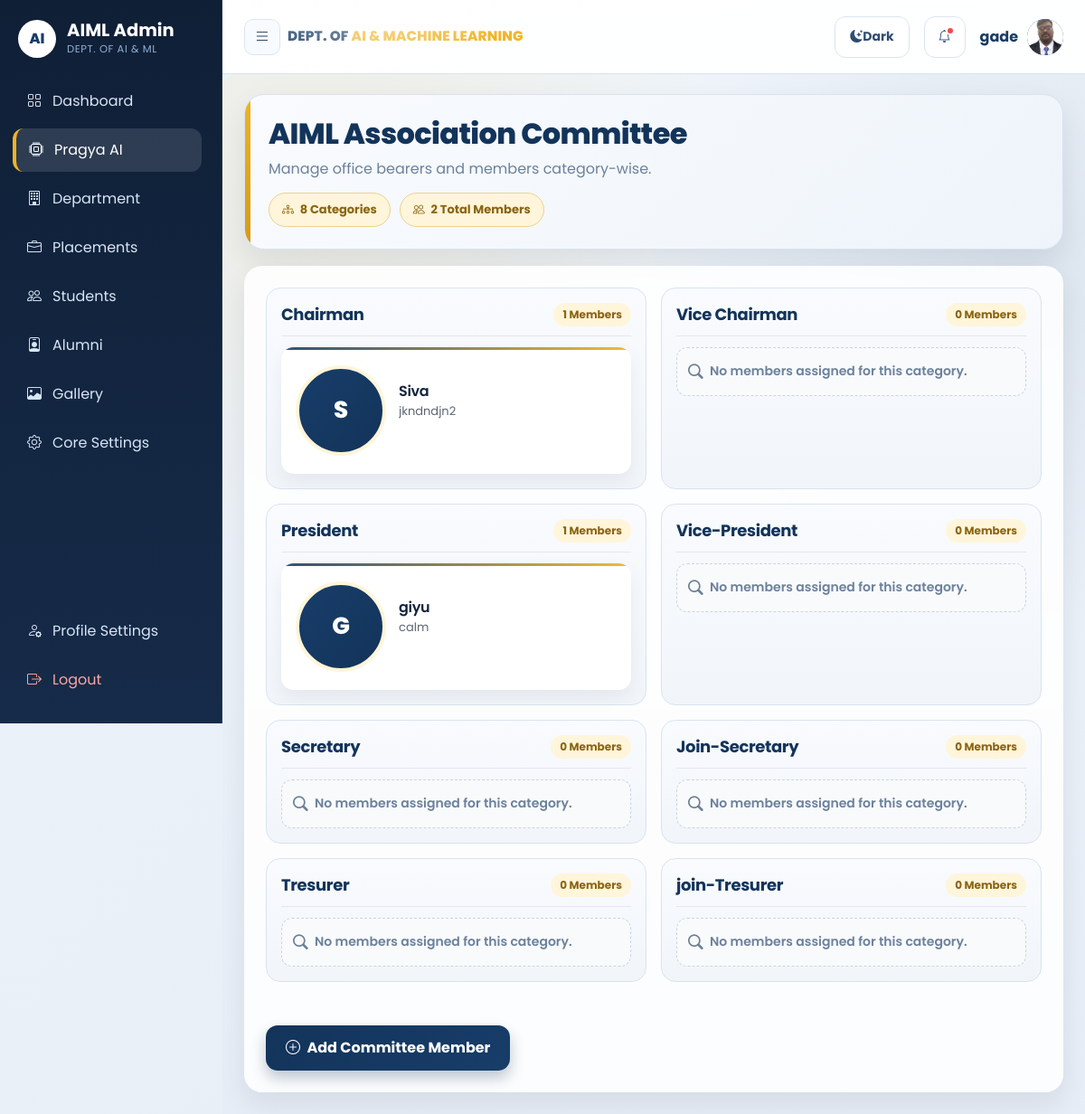
Screenshot of /admin/committe/assoc.php (signed in) with the database file from the repository.
### tables this page shows
CREATE TABLE `committee_cat` (
  `id` int(11) NOT NULL,
  `category_name` varchar(500) NOT NULL
);

CREATE TABLE `committee` (
  `id` int(11) NOT NULL,
  `committee_cat_id` int(11) NOT NULL,
  `user_id` int(11) NOT NULL,
  `member_name` varchar(255) NOT NULL DEFAULT '',
  `member_about` text DEFAULT NULL,
  `member_image` varchar(255) NOT NULL DEFAULT ''
);

### libraries/mysql.class.php (called while the page is built, shortened)
<?php
class DataBasePDO
{
	private static $hostname	=  DB_SERVER;
	private static $username	=  DB_USER;
	private static $password	=  DB_PASS;
	private static $dbname		=  DB_DATABASE;
	private static $instance 	= FALSE;
	private $db;
	public $fetch_mode 			= PDO::FETCH_ASSOC;
	private $last_statement		= NULL;
 	public function __construct($connect = true, $dataBase = null, $server = null,$userName = null, $passWord = null){
			$this->db = self::$instance;
 			return self::$instance;
 	}
	public function connectToDB(){
			$dns='mysql:host='.self::$hostname.';dbname='.self::$dbname;
	    	self::$instance = new PDO($dns, self::$username, self::$password);
	    	self::$instance->setAttribute(PDO::ATTR_ERRMODE, PDO::ERRMODE_EXCEPTION);
	    	self::$instance->setAttribute(PDO::ATTR_DEFAULT_FETCH_MODE, PDO::FETCH_ASSOC);
	    	$this->db = self::$instance;
	}
	public function executeQuery($sqlQuery = NULL){
			try {
				$this->affected_row = $this->db->exec($sqlQuery);
				return $this->affected_row;
			}
			catch (PDOException $e){
				$this->logDatabaseError($e);
				return false;
			}
	}
	public function getOnePrepared($sqlQuery = NULL, $params = array()){
			if (!$this->internalPreparedQuery($sqlQuery, $params)){
				return false;
			}
			$result = $this->last_statement->fetch();
			return $result;
	}
	public function getAllResults($sqlQuery = NULL){
			if (!$this->internalQuery($sqlQuery)){
				return array();
			}
			$result = $this->last_statement->fetchAll();
			return $result;
	}
	public function internalQuery($sqlQuery = NULL){
			try {
				$stmt = $this->db->query($sqlQuery);
				$stmt->setFetchMode($this->fetch_mode);
				$this->last_statement = $stmt;
				return TRUE;
			}
			catch (PDOException $e){
				$this->logDatabaseError($e);
				return false;
			}
	}
	public function internalPreparedQuery($sqlQuery = NULL, $params = array()){
			try {
				$stmt = $this->db->prepare($sqlQuery);
				$stmt->execute($params);
				$stmt->setFetchMode($this->fetch_mode);
				$this->last_statement = $stmt;
				return TRUE;
			}
			catch (PDOException $e){
				$this->logDatabaseError($e);
				return false;
			}
	}
}
?>

### libraries/functions.class.php (called while the page is built, shortened)
<?php
	include_once("mysql.class.php");
 	class DataFunctions {
 		public $dbObj;
 		public function __construct(){
 			$this->dbObj = new DataBasePDO();
			try { $this->ensureAdminSchema(); } catch (Exception $e) {}
			try { $this->ensureModernAuthSchema(); } catch (Exception $e) {}
			try { $this->ensureStaffAuthSchema(); } catch (Exception $e) {}
			try { $this->ensureEventSchema(); } catch (Exception $e) {}
 		}
	private function assertSafeIdentifier($identifier){
		$identifier = trim((string)$identifier);
		return $identifier;
	}
	private function ensureUsersRoleSchema(){
		$usersTable = $this->assertSafeIdentifier(TB_USERS);
		if ($this->tableHasColumn($usersTable, 'role')) {
			return;
		}
		$this->dbObj->executeQuery("ALTER TABLE `".$usersTable."` ADD COLUMN `role` ENUM('student','alumni','admin') NOT NULL DEFAULT 'student'");
		$this->dbObj->executeQuery('CREATE INDEX `idx_users_role` ON `'.$usersTable.'` (`role`)');
	}
	private function ensureModernAuthSchema(){
		$this->ensureColumnDefinition(ADMIN_TABLE, 'last_access', "timestamp NULL DEFAULT NULL COMMENT 'customer login time and date is stored'");
		$this->ensureColumnDefinition(TB_USERS, 'password', "varchar(255) NOT NULL COMMENT 'user password is stored'");
		$this->ensureColumnDefinition(ADMIN_TABLE, 'password', "varchar(255) NOT NULL COMMENT 'customer password is stored'");
		$this->ensureColumnDefinition(TB_USERS, 'address', "varchar(255) NOT NULL COMMENT 'user address is stored'");
		$this->ensureColumnDefinition(ADMIN_TABLE, 'address', "varchar(255) NOT NULL COMMENT 'customer address is stored'");
	}
	private function ensureStaffAuthSchema(){
		$table = $this->assertSafeIdentifier(TB_STAFF);
		$idColumn = $this->dbObj->getOnePrepared(
			"SELECT COLUMN_KEY, EXTRA
			 FROM information_schema.COLUMNS
			 WHERE TABLE_SCHEMA = DATABASE()
			   AND TABLE_NAME = :table_name
			   AND COLUMN_NAME = 'id'
			 LIMIT 1",
			array(':table_name' => $table)
		);
		if (!empty($idColumn)) {
			$columnKey = strtoupper((string)($idColumn['COLUMN_KEY'] ?? ''));
			$extra = strtolower((string)($idColumn['EXTRA'] ?? ''));
			if ($columnKey === 'PRI' && strpos($extra, 'auto_increment') === false) {
				$this->dbObj->executeQuery('ALTER TABLE `'.$table.'` MODIFY `id` int(11) NOT NULL AUTO_INCREMENT');
			}
		}
		$columnCheck = $this->dbObj->getAllResults('SHOW COLUMNS FROM `'.$table.'` LIKE "password"');
		if (empty($columnCheck)) {
			$this->dbObj->executeQuery('ALTER TABLE `'.$table.'` ADD COLUMN `password` varchar(255) NOT NULL DEFAULT "" AFTER `e_mail`');
		} else {
			$this->ensureColumnDefinition($table, 'password', "varchar(255) NOT NULL DEFAULT ''");
		}
	}
	private function ensureAdminSchema(){
		$table = $this->assertSafeIdentifier(ADMIN_TABLE);
		try {
			$this->dbObj->executeQuery(
				"UPDATE `".$table."`
				 SET `last_access` = NULL
				 WHERE CAST(`last_access` AS CHAR(19)) = '0000-00-00 00:00:00'"
			);
		} catch (Exception $e) {}
		$this->ensureColumnDefinition($table, 'last_access', "timestamp NULL DEFAULT NULL COMMENT 'customer login time and date is stored'");
		$this->ensurePrimaryAutoIncrementId($table);
	}
	private function ensureAchievementsSchema(){
		$table = $this->assertSafeIdentifier(TB_ACHIEVEMENTS);
		$this->dbObj->executeQuery(
			'CREATE TABLE IF NOT EXISTS `'.$table.'` (
				`id` int(11) NOT NULL AUTO_INCREMENT,
				`category_id` tinyint(4) NOT NULL,
				`achievement_desc` blob NOT NULL,
				PRIMARY KEY (`id`)
			) ENGINE=InnoDB DEFAULT CHARSET=latin1'
		);
	}
	private function ensureGallerySchema(){
		$categoryTable = $this->assertSafeIdentifier(TB_GALLERY_CATEGORY);
		$createSql = "CREATE TABLE IF NOT EXISTS `".$categoryTable."` (
			`id` int(11) NOT NULL AUTO_INCREMENT,
			`category_name` varchar(500) NOT NULL,
			`linked_event_id` int(11) DEFAULT NULL,
			`sort_order` int(11) NOT NULL DEFAULT 0,
			`is_active` tinyint(4) NOT NULL DEFAULT 1,
			PRIMARY KEY (`id`)
		) ENGINE=InnoDB DEFAULT CHARSET=latin1";
		$this->dbObj->executeQuery($createSql);
	}
	private function ensureEventSchema(){
		$eventTypesTable = $this->assertSafeIdentifier(TB_EVENT_TYPES);
		$eventsTable = $this->assertSafeIdentifier(TB_EVENTS);
		$this->dbObj->executeQuery(
			'CREATE TABLE IF NOT EXISTS `'.$eventTypesTable.'` (
				`id` int(11) NOT NULL AUTO_INCREMENT,
				`event_type` varchar(255) NOT NULL,
				PRIMARY KEY (`id`)
			) ENGINE=InnoDB DEFAULT CHARSET=latin1'
		);
		$this->dbObj->executeQuery(
			'CREATE TABLE IF NOT EXISTS `'.$eventsTable.'` (
				`id` int(11) NOT NULL AUTO_INCREMENT,
				`event_type_id` int(11) NOT NULL DEFAULT 0,
				`event_name` varchar(255) NOT NULL DEFAULT \'\',
				`event_desc` text NOT NULL,
				`event_address` text NOT NULL,
				`event_date` date NOT NULL,
				`reg_frm_date` date NULL DEFAULT NULL,
				`reg_to_date` date NULL DEFAULT NULL,
				`is_registration` tinyint(1) NOT NULL DEFAULT 0,
				PRIMARY KEY (`id`)
			) ENGINE=InnoDB DEFAULT CHARSET=latin1'
		);
		$this->ensurePrimaryAutoIncrementId($eventTypesTable);
	}
	private function ensurePrimaryAutoIncrementId($table){
		$table = $this->assertSafeIdentifier($table);
		$idColumn = $this->dbObj->getOnePrepared(
			"SELECT COLUMN_KEY, EXTRA
			 FROM information_schema.COLUMNS
			 WHERE TABLE_SCHEMA = DATABASE()
			   AND TABLE_NAME = :table_name
			   AND COLUMN_NAME = 'id'
			 LIMIT 1",
			array(':table_name' => $table)
		);
		$columnKey = strtoupper((string)($idColumn['COLUMN_KEY'] ?? ''));
		$extra = strtolower((string)($idColumn['EXTRA'] ?? ''));
		if ($columnKey !== 'PRI') {
			$primaryKey = $this->dbObj->getAllResults('SHOW INDEX FROM `'.$table.'` WHERE Key_name = "PRIMARY"');
			if (empty($primaryKey)) {
				$this->dbObj->executeQuery('ALTER TABLE `'.$table.'` ADD PRIMARY KEY (`id`)');
			}
		}
		if (strpos($extra, 'auto_increment') === false) {
			$this->dbObj->executeQuery('ALTER TABLE `'.$table.'` MODIFY `id` int(11) NOT NULL AUTO_INCREMENT');
		}
	}
	private function ensurePlacementsSchema(){
		$table = $this->assertSafeIdentifier(TB_PLACEMENTS);
		$statsTable = $this->assertSafeIdentifier(TB_PLACEMENT_STATS);
		$this->dbObj->executeQuery(
			'CREATE TABLE IF NOT EXISTS `'.$table.'` (
				`id` int(11) NOT NULL AUTO_INCREMENT,
				`category_id` tinyint(4) NOT NULL,
				`placement_desc` blob NOT NULL,
				PRIMARY KEY (`id`)
			) ENGINE=InnoDB DEFAULT CHARSET=latin1'
		);
		$this->dbObj->executeQuery(
			'CREATE TABLE IF NOT EXISTS `'.$statsTable.'` (
				`id` int(11) NOT NULL AUTO_INCREMENT,
				`students_placed` varchar(50) NOT NULL DEFAULT \'\',
				`companies_visited` varchar(50) NOT NULL DEFAULT \'\',
				`highest_package` varchar(50) NOT NULL DEFAULT \'\',
				`average_package` varchar(50) NOT NULL DEFAULT \'\',
				`updated_at` timestamp NOT NULL DEFAULT CURRENT_TIMESTAMP ON UPDATE CURRENT_TIMESTAMP,
				PRIMARY KEY (`id`)
			) ENGINE=InnoDB DEFAULT CHARSET=latin1'
		);
	}
	private function tableHasColumn($table, $columnName){
		$table = $this->assertSafeIdentifier($table);
		$columnName = $this->assertSafeIdentifier($columnName);
		$result = $this->dbObj->getAllResults('SHOW COLUMNS FROM `'.$table.'` LIKE "'.$columnName.'"');
		return !empty($result);
	}
	private function ensureColumnDefinition($table, $columnName, $definition){
		$table = $this->assertSafeIdentifier($table);
		$columnName = $this->assertSafeIdentifier($columnName);
		$definition = trim((string)$definition);
		$checkSql = "SELECT COLUMN_TYPE, IS_NULLABLE, COLUMN_DEFAULT
					 FROM information_schema.COLUMNS
					 WHERE TABLE_SCHEMA = DATABASE()
					   AND TABLE_NAME = :table_name
					   AND COLUMN_NAME = :column_name
					 LIMIT 1";
		$result = $this->dbObj->getOnePrepared($checkSql, array(
			':table_name' => $table,
			':column_name' => $columnName
		));
		$currentType = strtolower((string)($result['COLUMN_TYPE'] ?? ''));
		if ($columnName === 'password' && strpos($currentType, 'varchar(255)') !== false) {
			return;
		}
		if ($columnName === 'address' && preg_match('/varchar\((\d+)\)/', $currentType, $matches) && (int)$matches[1] >= 255) {
			return;
		}
		$alterSql = "ALTER TABLE `".$table."` MODIFY `".$columnName."` ".$definition;
		$this->dbObj->executeQuery($alterSql);
	}
}

### admin/committe/assoc.php (the view, shortened to what this page needs)
<?php
include_once('../layout/main_header.php');
require_once(LIB_PATH . '/functions.class.php');
$fcObj = new DataFunctions();
$tbComtCtg = TB_COMT_CATEG;
$tbComt    = TB_COMMITTEE;
$ComtCateg = $fcObj->getComiteCatg($tbComtCtg);
$categoryCnt = sizeof($ComtCateg);
$CmtMemDet = array();
for ($i = 0; $i < $categoryCnt; $i++) {
    $categoryId = $ComtCateg[$i]['id'];
    $CmtMemDet[$i] = $fcObj->getCmtMembers($tbComt, $categoryId);
}
?>
<?php
$totalMembers = 0;
for ($i = 0; $i < $categoryCnt; $i++) {
    $totalMembers += !empty($CmtMemDet[$i]) ? count($CmtMemDet[$i]) : 0;
}
?>
<div class="committee-header">
    <h3 class="committee-page-title">AIML Association Committee</h3>
    <p class="committee-subtitle">Manage office bearers and members category-wise.</p>
    <div class="committee-stats">
        <span class="committee-stat-pill">
            <i class="bi bi-diagram-3 me-1"></i>
            <?php echo (int)$categoryCnt; ?> Categories
        </span>
        <span class="committee-stat-pill">
            <i class="bi bi-people me-1"></i>
            <?php echo (int)$totalMembers; ?> Total Members
        </span>
    </div>
</div>
<div class="card committee-shell border-0">
    <div class="committee-body">
        <?php if ($categoryCnt > 0) { ?>
            <div class="committee-grid">
            <?php for ($j = 0; $j < $categoryCnt; $j++) { ?>
                <?php $memberCount = !empty($CmtMemDet[$j]) ? sizeof($CmtMemDet[$j]) : 0; ?>
                <div class="committee-category">
                    <div class="committee-category-head">
                        <h5 class="committee-category-title">
                            <?php echo $ComtCateg[$j]['category_name']; ?>
                        </h5>
                        <span class="committee-member-count"><?php echo $memberCount; ?> Members</span>
                    </div>
                    <div class="committee-members-grid">
                        <?php if (!empty($CmtMemDet[$j])) { ?>
                            <?php foreach ($CmtMemDet[$j] as $member) { ?>
                                <?php
                                    $memberName = trim((string)($member['member_name'] ?? ''));
                                    $memberAbout = (string)($member['member_about'] ?? '');
                                    $initial = strtoupper(substr($memberName !== '' ? $memberName : 'M', 0, 1));
                                ?>
                                <div>
                                    <div class="card committee-member-card border-0 h-100">
                                        <div class="card-body">
                                            <div class="committee-member-media">
                                                <span class="committee-member-avatar" style="display:none;"><?php echo htmlspecialchars($initial, ENT_QUOTES, 'UTF-8'); ?></span>
                                            </div>
                                            <div class="committee-member-content">
                                                <h6 class="fw-semibold mb-1">
                                                    <?php echo htmlspecialchars($memberName !== '' ? $memberName : 'Member'); ?>
                                                </h6>
                                                <p class="committee-member-meta">
                                                    <?php echo htmlspecialchars($memberAbout !== '' ? $memberAbout : 'No profile details available.'); ?>
                                                </p>
                                            </div>
                                        </div>
                                    </div>
                                </div>
                            <?php } ?>
                        <?php } else { ?>
                            <div class="committee-empty">
                                No members assigned for this category.
                            </div>
                        <?php } ?>
                    </div>
                </div>
            <?php } ?>
            </div>
        <?php } else { ?>
            <p class="text-muted">No committee categories found.</p>
        <?php } ?>
        <div class="mt-5">
            <a href="addmem.php" class="btn committee-add-btn">
                <i class="bi bi-plus-circle me-1"></i>
                Add Committee Member
            </a>
        </div>
    </div>
</div>
<?php include_once('../layout/footer.php'); ?>

### public/assets/css/site-refresh.css (style rules this page uses)
:root { --refresh-bg: #f3f7fb; --refresh-surface: #ffffff; --refresh-text: #14243b; --refresh-muted: #5b6f86; --refresh-primary: #0b63ce; --refresh-primary-2: #174ea6; --refresh-border: #d9e4ef; --refresh-shadow: 0 12px 28px rgba(15, 30, 52, 0.08); }
* { box-sizing: border-box; }
body { background: radial-gradient(circle at 10% -5%, rgba(11, 99, 206, 0.08), transparent 34%), radial-gradient(circle at 90% 0%, rgba(52, 168, 83, 0.07), transparent 28%), var(--refresh-bg); color: var(--refresh-text); }
h1, h2, h3, h4, h5, h6 { color: #10243f; letter-spacing: -0.02em; }
.card { overflow: hidden; }

### public/assets/css/admin-refresh.css (style rules this page uses)
body { font-family: "Poppins", "Segoe UI", Arial, sans-serif; background: radial-gradient(circle at 0% 0%, rgba(20, 86, 177, 0.08), transparent 28%), radial-gradient(circle at 100% 0%, rgba(8, 145, 178, 0.07), transparent 24%), #f4f7fb; color: #1b2f49; }

### public/assets/css/admin/admin_layout.css (style rules this page uses)
:root { --admin-sidebar-width: 246px; --admin-sidebar: #173d69; --admin-sidebar-deep: #13345a; --admin-accent: #f0b323; --admin-surface: #eef4fa; --admin-card: #ffffff; --admin-border: #d9e3ef; --admin-text: #163a61; --admin-muted: #88a0ba; }
body { overflow-x: hidden; background: var(--admin-surface); color: var(--admin-text); }

### rows the page displays
committee_cat: category_name "Chairman", memberCount "1"
committee: initial "S", memberName "Siva", memberAbout "jkndndjn2"
committee_cat: category_name "Vice Chairman", memberCount "0", shows "No members assigned for this category."
committee_cat: category_name "President", memberCount "1"
committee: initial "G", memberName "giyu", memberAbout "calm"
committee_cat: category_name "Vice-President", memberCount "0", shows "No members assigned for this category."
committee_cat: category_name "Secretary", memberCount "0", shows "No members assigned for this category."
committee_cat: category_name "Join-Secretary", memberCount "0", shows "No members assigned for this category."
committee_cat: category_name "Tresurer", memberCount "0", shows "No members assigned for this category."
committee_cat: category_name "join-Tresurer", memberCount "0", shows "No members assigned for this category."

### other values shown
$item['label'] "Dashboard"
$item['label'] "Pragya AI"
$item['label'] "Department"
$item['label'] "Placements"
$item['label'] "Students"
$item['label'] "Alumni"
$item['label'] "Gallery"
$item['label'] "Core Settings"
$adminFirstName "gade"
$categoryCnt "8"
$totalMembers "2"
